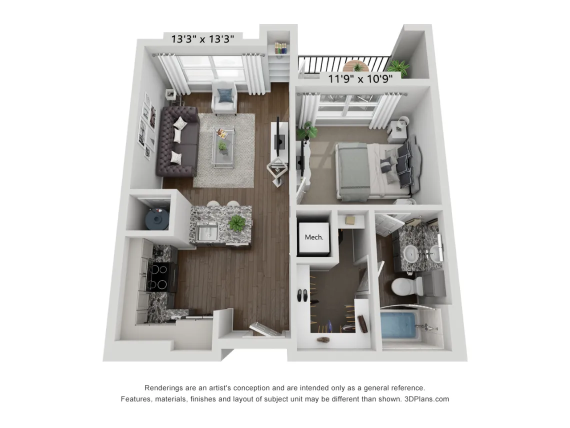
#> input picture input_examples/heritage towers_a1_1 Bed 1 Bath 593 Sq. Ft..webp, 1140 x 855 px (shown at 1/2 size)
$ python -i pipeline.py   (imports and definitions only)
#> lines starting #> are read from the running program, lines starting #| are printed output that depends on the picture; after the words box and inside, x2 and y2 are one past the last pixel; in counts of white or black regions, pixels touching at a corner belong together
"""Classical CV pipeline: 3D floor-plan render -> room polygons and areas.

Stages, in order:

1. Separate the apartment from the white page.
2. Keep long axis-aligned edges that sit on a thick bright wall.
3. Merge the two faces of each wall and bridge door-sized gaps.
4. Drop pieces that never touch the outer shell (furniture).
5. Label the regions those barriers leave behind, and measure them in pixels.
6. Detect windows, balcony rails, and door leaves on the same render.
7. Draw an orthogonal plan. ``render_schematic`` does that last step.
"""

from __future__ import annotations

import cv2
import numpy as np

from src.openings import detect_openings, filter_doors
from src.schematic import render_schematic

# Tuned on the isometric marketing renders in input_examples/.
# Lengths are fractions of the shorter image side unless noted.
_MIN_SEGMENT_FRAC = 0.038
_AXIS_TOLERANCE_DEG = 12.0
_WALL_CLUSTER_FRAC = 0.042
_DOOR_GAP_FRAC = 0.115
_ENDPOINT_EXTEND_FRAC = 0.02
_BARRIER_THICKNESS_FRAC = 0.02
_MIN_ROOM_AREA_FRAC = 0.02
_MIN_SUPPORT_PX = 8
_POLYGON_EPSILON_PX = 4.0


# [64 lines left out: function extract_layout, not called in this run]


def _apartment_mask(image_bgr: np.ndarray) -> tuple[np.ndarray, np.ndarray, np.ndarray]:
    """Largest non-white blob, with holes filled. Caption text stays outside it."""
    hsv = cv2.cvtColor(image_bgr, cv2.COLOR_BGR2HSV)
    saturation = hsv[:, :, 1].astype(np.float32)
    value = hsv[:, :, 2].astype(np.float32)
    background = (saturation < 12) & (value > 248)
    foreground = cv2.morphologyEx(
        (~background).astype(np.uint8),
        cv2.MORPH_OPEN,
        np.ones((3, 3), np.uint8),
    )
    plan = _largest_component(foreground.astype(bool))
    kernel = cv2.getStructuringElement(cv2.MORPH_ELLIPSE, (11, 11))
    closed = cv2.morphologyEx(plan.astype(np.uint8) * 255, cv2.MORPH_CLOSE, kernel)
    flood = closed.copy()
    flood_mask = np.zeros((closed.shape[0] + 2, closed.shape[1] + 2), np.uint8)
    cv2.floodFill(flood, flood_mask, (0, 0), 128)
    plan = (closed > 0) | (flood == 0)

    lab = cv2.cvtColor(image_bgr, cv2.COLOR_BGR2LAB)
    lightness = lab[:, :, 0].astype(np.float32)
    chroma = np.sqrt(
        (lab[:, :, 1].astype(np.float32) - 128.0) ** 2
        + (lab[:, :, 2].astype(np.float32) - 128.0) ** 2
    )
    return plan, lightness, chroma


def _largest_component(mask: np.ndarray) -> np.ndarray:
    count, labels, stats, _ = cv2.connectedComponentsWithStats(mask.astype(np.uint8), 8)
    if count <= 1:
        return np.zeros(mask.shape, dtype=bool)
    largest = 1 + int(np.argmax(stats[1:, cv2.CC_STAT_AREA]))
    return labels == largest


# [249 lines left out: functions _wall_segments, _support_width, _merge_collinear, _draw_segments, _keep_structural, _raster_barrier and 3 more, not called in this run]

>>> import cv2
>>> picture = cv2.imread('../input_examples/heritage towers_a1_1 Bed 1 Bath 593 Sq. Ft..webp')
#> picture is the input picture: shape (855, 1140, 3); mean B, G, R 205.7, 207.6, 208.9
>>> result = _apartment_mask(picture)
#> in _apartment_mask, `hsv = cv2.cvtColor(image_bgr, cv2.COLOR_BGR2HSV)`: hsv: shape (855, 1140, 3); mean H, S, V 12.4, 9.6, 209.3
#> in _apartment_mask, `saturation = hsv[:, :, 1].astype(np.float32)`:
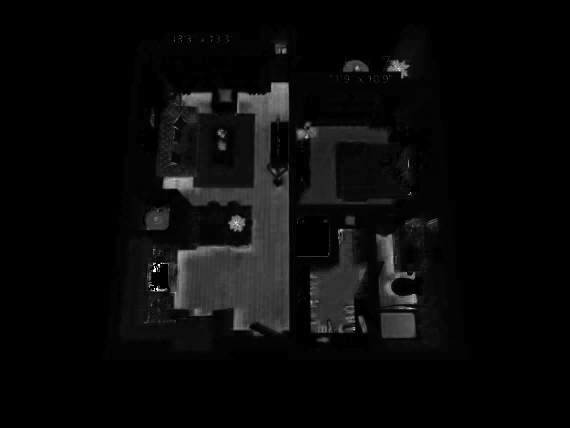
#> saturation: shape (855, 1140) float32 (shown at 1/2 size); min 0, max 255, mean 9.6
#> in _apartment_mask, `value = hsv[:, :, 2].astype(np.float32)`:
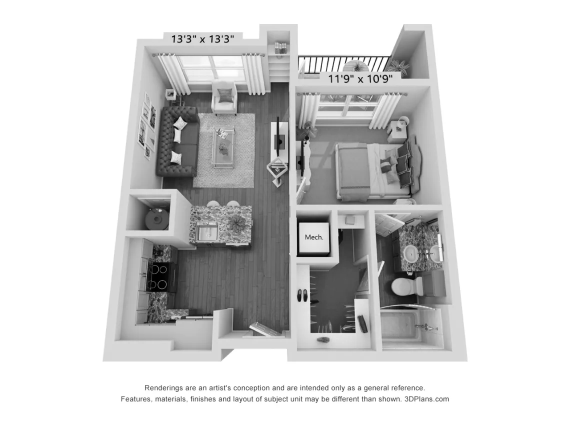
#> value: shape (855, 1140) float32 (shown at 1/2 size); min 0, max 255, mean 209.3
#> in _apartment_mask, `background = (saturation < 12) & (value > 248)`:
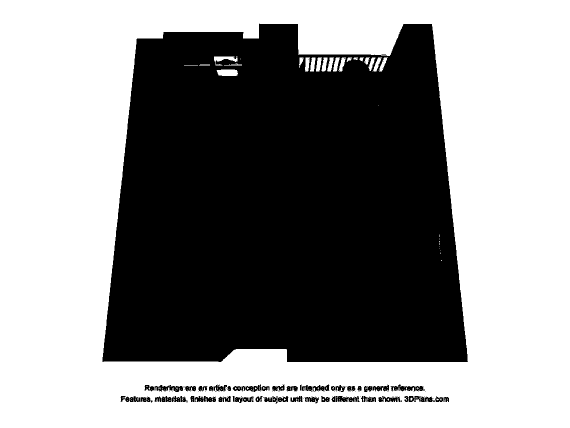
#> background: shape (855, 1140) bool (shown at 1/2 size); 55.8% white; 143 black regions (95 under 20 px), largest, box (x1, y1, x2, y2) and area: (205, 47, 936, 724) 421901, (781, 769, 850, 784) 493, (309, 770, 366, 784) 448
#> in _apartment_mask, `foreground = cv2.morphologyEx( (~background).astype(np.uint8), cv2.MOR..`: foreground: shape (855, 1140); values 0 (black) and 1 (white), 43.9% white; 128 white regions (24 under 20 px), largest, box (x1, y1, x2, y2) and area: (205, 48, 935, 724) 421811, (770, 794, 795, 804) 170, (545, 771, 569, 782) 160
#> in _largest_component, `count, labels, stats, _ = cv2.connectedComponentsWithStats(mask.astype..`:
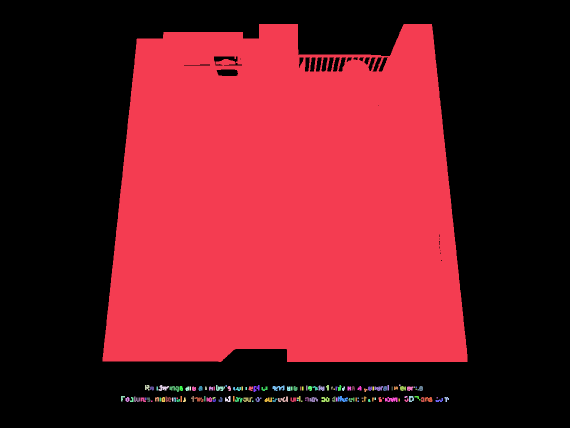
#> labels: shape (855, 1140) int32 (shown at 1/2 size); 129 distinct labels, from 0 to 128; one colour per label, 0 black
#> in _largest_component, `count, labels, stats, _ = cv2.connectedComponentsWithStats(mask.astype..`: count = 129; stats = 129 rows, first 6: [0, 0, 1140, 855, 546428], [205, 48, 730, 676, 421811], [798, 769, 3, 3, 9], [290, 770, 9, 11, 75], [317, 770, 21, 12, 135], [432, 770, 18, 12, 129]
#> in _largest_component, `largest = 1 + int(np.argmax(stats[1:, cv2.CC_STAT_AREA]))`: largest = 1
#> in _largest_component, `return labels == largest`: returned value: shape (855, 1140) bool; 43.3% white; 1 white region, box (x1, y1, x2, y2) and area: (205, 48, 935, 724) 421811
#> in _apartment_mask, `closed = cv2.morphologyEx(plan.astype(np.uint8) * 255, cv2.MORPH_CLOSE..`:
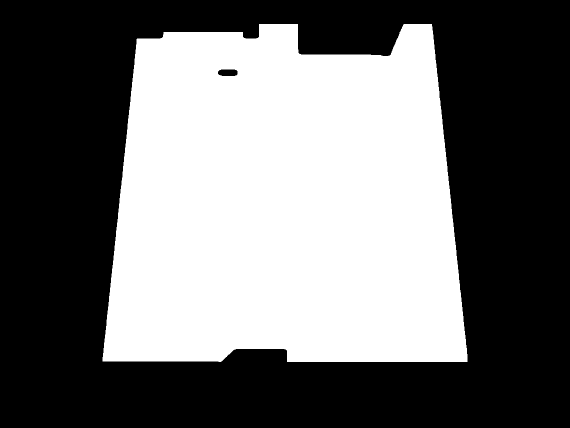
#> closed: shape (855, 1140) (shown at 1/2 size); 43.6% white; 1 white region, box (x1, y1, x2, y2) and area: (205, 48, 935, 724) 424911
#> in _apartment_mask, `cv2.floodFill(flood, flood_mask, (0, 0), 128)`:
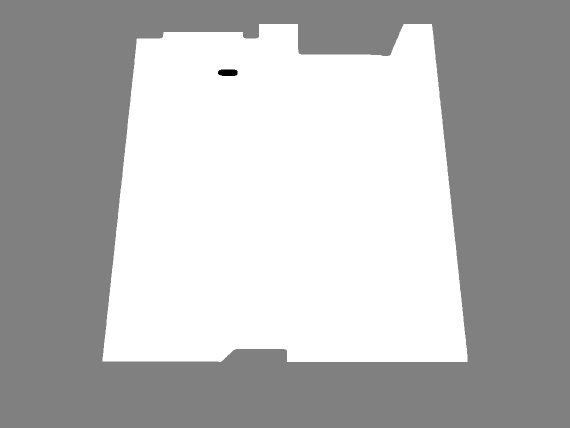
#> flood: shape (855, 1140) (shown at 1/2 size); min 0, max 255, mean 183.3
#> in _apartment_mask, `plan = (closed > 0) | (flood == 0)`: plan: shape (855, 1140) bool; 43.6% white; 1 white region, box (x1, y1, x2, y2) and area: (205, 48, 935, 724) 425374
#> in _apartment_mask, `lab = cv2.cvtColor(image_bgr, cv2.COLOR_BGR2LAB)`: lab: shape (855, 1140, 3); mean of channels 0, 1, 2 210.5, 128.2, 129.2
#> in _apartment_mask, `chroma = np.sqrt( (lab[:, :, 1].astype(np.float32) - 128.0) ** 2 + (la..`:
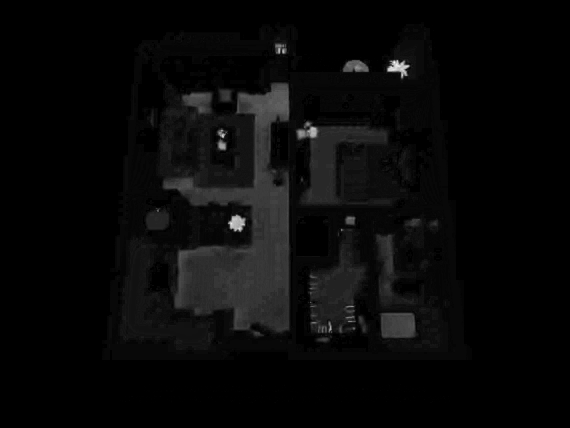
#> chroma: shape (855, 1140) float32 (shown at 1/2 size); min 0, max 44.55, mean 1.5; drawn with min black and max white

$ run again, on input_examples/highlandlux-citadel-1 Bed 1 Bath 623 Sq. Ft..webp
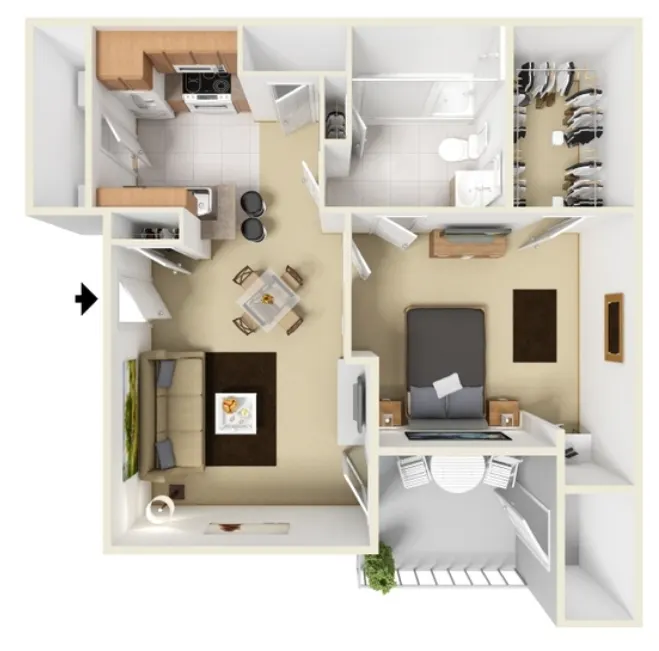
#> input picture input_examples/highlandlux-citadel-1 Bed 1 Bath 623 Sq. Ft..webp, 659 x 651 px
#> picture is the input picture: shape (651, 659, 3); mean B, G, R 190, 199.9, 205.2
#> hsv: shape (651, 659, 3); mean H, S, V 18.3, 25.6, 205.3
#> background: shape (651, 659) bool; 26.1% white; 166 white regions (135 under 20 px), largest, box (x1, y1, x2, y2) and area: (0, 0, 659, 651) 107411, (456, 171, 494, 196) 582, (120, 285, 144, 321) 482
#> foreground: shape (651, 659); values 0 (black) and 1 (white), 73.8% white; 118 black regions (87 under 20 px), largest, box (x1, y1, x2, y2) and area: (0, 0, 659, 651) 107434, (439, 135, 478, 161) 660, (456, 171, 494, 196) 593
#> in _largest_component, `count, labels, stats, _ = cv2.connectedComponentsWithStats(mask.astype..`:
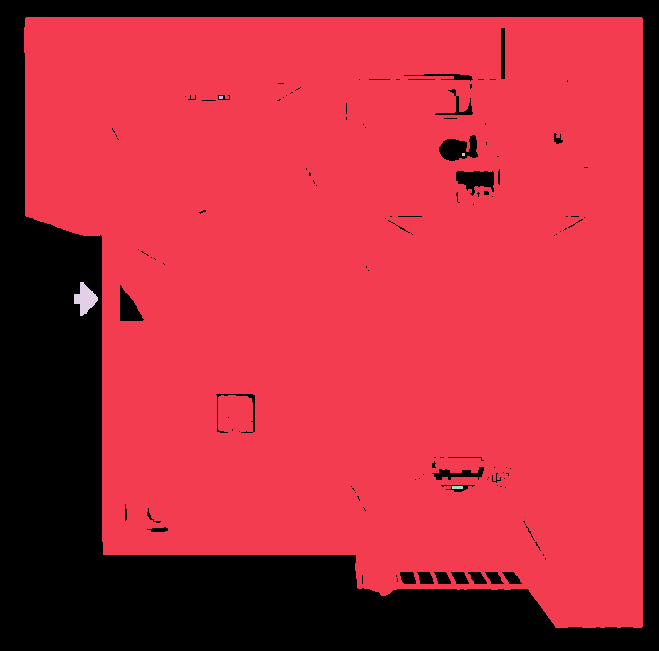
#> labels: shape (651, 659) int32; 6 distinct labels, from 0 to 5; one colour per label, 0 black
#> count = 6; stats = [[0, 0, 659, 651, 112277], [24, 17, 619, 611, 316235], [219, 96, 4, 3, 12], [462, 153, 3, 3, 9], [74, 282, 24, 34, 443], [452, 486, 11, 3, 33]]
#> largest = 1
#> closed: shape (651, 659); 74.4% white; 8 black regions, largest, box (x1, y1, x2, y2) and area: (0, 0, 659, 651) 107849, (456, 171, 494, 188) 521, (439, 139, 466, 161) 470
#> plan: shape (651, 659) bool; 74.9% white; 1 black region, box (x1, y1, x2, y2) and area: (0, 0, 659, 651) 107849
#> lab: shape (651, 659, 3); mean of channels 0, 1, 2 204.4, 128.4, 133.9
#> in _apartment_mask, `chroma = np.sqrt( (lab[:, :, 1].astype(np.float32) - 128.0) ** 2 + (la..`:
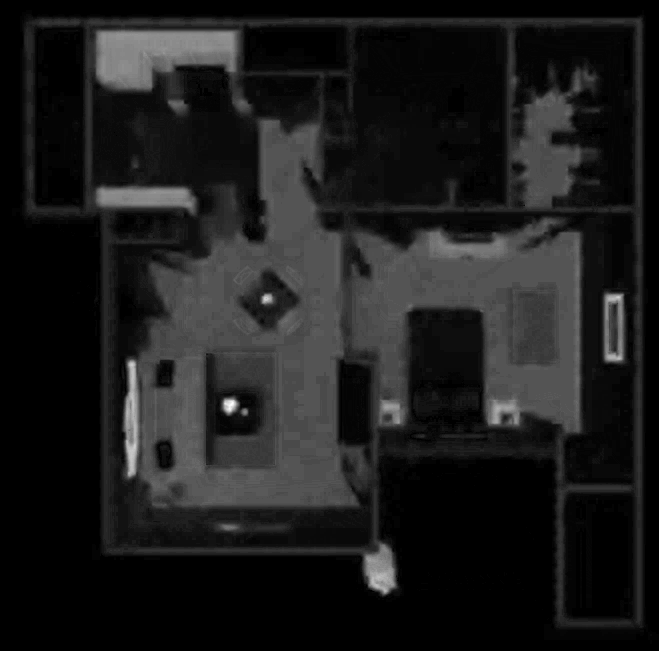
#> chroma: shape (651, 659) float32; min 0, max 54.42, mean 6.1; drawn with min black and max white

$ run again, on input_examples/limestone ranch_santa fe_625sq.webp
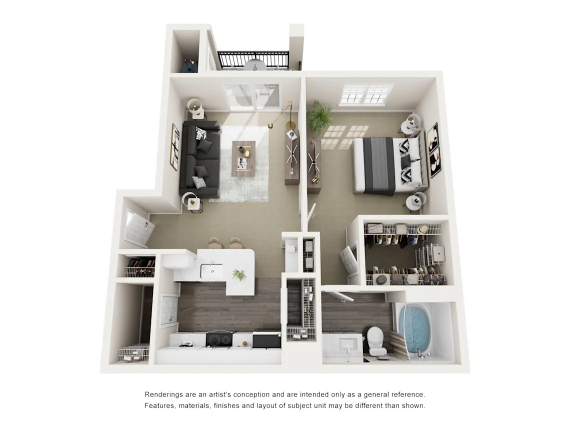
#> input picture input_examples/limestone ranch_santa fe_625sq.webp, 1140 x 855 px (shown at 1/2 size)
#> picture is the input picture: shape (855, 1140, 3); mean B, G, R 212.1, 215.4, 217
#> hsv: shape (855, 1140, 3); mean H, S, V 10.1, 10.9, 217.3
#> background: shape (855, 1140) bool; 56.7% white; 159 black regions (100 under 20 px), largest, box (x1, y1, x2, y2) and area: (199, 47, 941, 748) 414977, (288, 783, 342, 796) 356, (728, 783, 780, 798) 352
#> foreground: shape (855, 1140); values 0 (black) and 1 (white), 42.9% white; 188 white regions (104 under 20 px), largest, box (x1, y1, x2, y2) and area: (199, 47, 941, 748) 414401, (378, 807, 390, 817) 79, (612, 785, 624, 793) 73
#> in _largest_component, `count, labels, stats, _ = cv2.connectedComponentsWithStats(mask.astype..`:
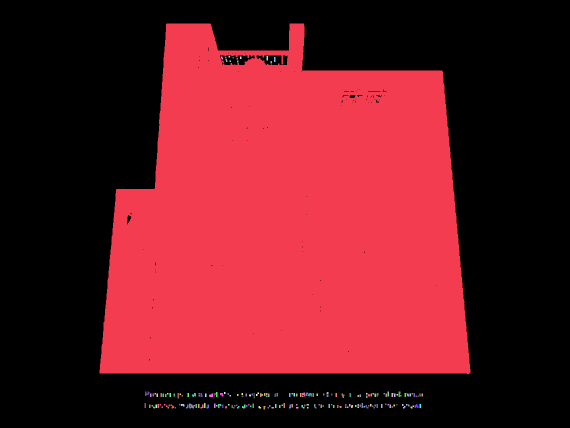
#> labels: shape (855, 1140) int32 (shown at 1/2 size); 189 distinct labels, from 0 to 188; one colour per label, 0 black
#> count = 189; stats = 189 rows, first 6: [0, 0, 1140, 855, 556667], [199, 47, 742, 701, 414401], [442, 113, 4, 6, 18], [457, 112, 3, 3, 9], [480, 113, 3, 5, 15], [533, 112, 3, 9, 27]
#> largest = 1
#> closed: shape (855, 1140); 42.6% white; 1 white region, box (x1, y1, x2, y2) and area: (199, 47, 941, 748) 415373
#> plan: shape (855, 1140) bool; 42.8% white; 1 white region, box (x1, y1, x2, y2) and area: (199, 47, 941, 748) 416686
#> lab: shape (855, 1140, 3); mean of channels 0, 1, 2 217.9, 128.1, 129.9
#> in _apartment_mask, `chroma = np.sqrt( (lab[:, :, 1].astype(np.float32) - 128.0) ** 2 + (la..`:
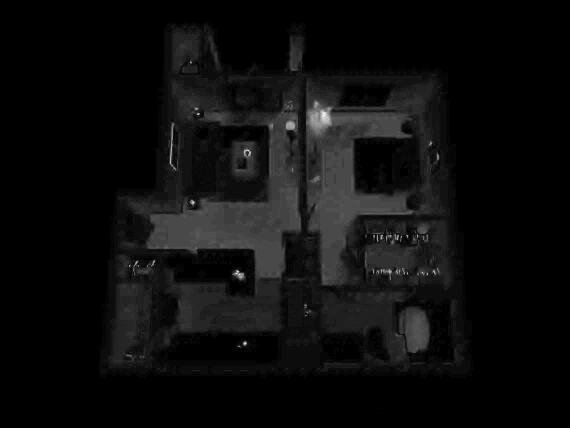
#> chroma: shape (855, 1140) float32 (shown at 1/2 size); min 0, max 41.59, mean 2.1; drawn with min black and max white
